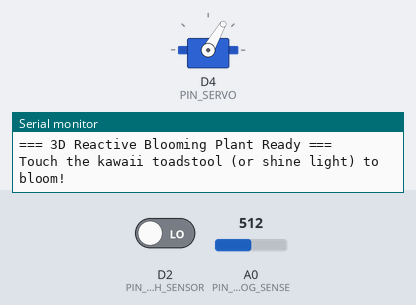
Bench run of a sketch on a simulated ESP8266 (NodeMCU). On the bench: servo, the last lines printed to the serial monitor. Inputs (shaded band) come from the test bench; at power-on: A0 (PIN_ANALOG_SENSE) = 512, D2 (PIN_TOUCH_SENSOR) LOW.

Above: at 1.8 s.
1.9 s: A0 (PIN_ANALOG_SENSE) set to 544
3.4 s: A0 (PIN_ANALOG_SENSE) set to 574
At 8.2 s:
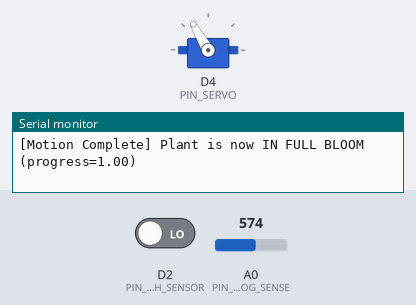
Timing chart, 0 to 9.7 s (numbered marks = the images above; inputs shaded):
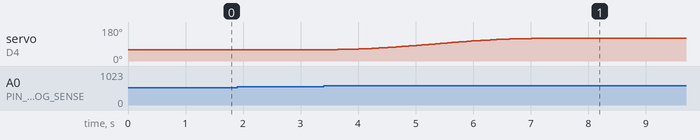

Measured:
- the behaviour switches between 559 and 560 on A0 (PIN_ANALOG_SENSE) (found by bisection; images 0 and 1)
- after the input at 1.9 s, every drawn part: stays the same
- after the input at 3.4 s, servo on D4 (PIN_SERVO): moves from 60° to 120° over 3.4 s, starting after 0.25 s

The sketch:

reactive_bloom.ino
```cpp
/**
 * Reactive Blooming Plant Firmware (`reactive_bloom.ino`)
 * Target MCU: NodeMCU (ESP8266 ESP-12E) or ESP32 DevKit
 * Actuator  : SG90 / MG90S Micro Servo inside `pot_base` (mounted on `soil_lid` cradle)
 * Sensor    : TTP223 Capacitive Touch Sensor (or LDR Photoresistor) inside `sensor_toadstool`
 *
 * Mechanical Coupling (Single Servo -> 3 Synchronized Kinetic Motions via 1.75mm Filament Core):
 *   1. Staggered 6-Petal Lotus Head (`stamen_piston` + 3x `petal_inner` + 3x `petal_outer`):
 *      Sweeps 67.7 deg from Closed Bud (dz = -5.0 mm) to Full Open Bloom (dz = +5.0 mm).
 *   2. Articulated Stem Leaves (`leaf_collar` + 2x `stem_leaf` at Z = 132.0 mm):
 *      Sweeps 72.0 deg from Wilted/Drooping (-36.0 deg) to Perked/Proud (+36.0 deg).
 *   3. Pop-Up Baby Sprout (`bottom_plunger` + `baby_sprout` on `soil_lid`):
 *      Rises +10.0 mm out of its mossy burrow when satisfied, hides when dissatisfied.
 */

#include <Arduino.h>
#if defined(ESP8266)
  #include <Servo.h>
#elif defined(ESP32)
  #include <ESP32Servo.h>
#else
  #include <Servo.h>
#endif

// ---------------------------------------------------------------------------
// PIN DEFINITIONS & CALIBRATION CONSTANTS
// ---------------------------------------------------------------------------
constexpr uint8_t PIN_SERVO        = D4;   // GPIO2 on NodeMCU ESP8266
constexpr uint8_t PIN_TOUCH_SENSOR = D2;   // GPIO4: TTP223 Touch Sensor inside `sensor_toadstool`
constexpr uint8_t PIN_ANALOG_SENSE = A0;   // Optional LDR / Soil Moisture analog input

// Servo Horn Angles (with R_horn = 10.0 mm driving +/- 5.0 mm vertical stroke):
//   dz = R_horn * sin(theta - theta_mid)  ==>  +/- 30 deg around 90 deg neutral!
constexpr float SERVO_ANGLE_CLOSED = 60.0f;   // dz = -5.0 mm (Closed Bud, Leaves Droop -36°, Sprout Hides)
constexpr float SERVO_ANGLE_OPEN   = 120.0f;  // dz = +5.0 mm (Open Bloom, Leaves Perk +36°, Sprout Pops Up)

// Smooth Botanical Motion Durations (milliseconds):
constexpr uint32_t BLOOM_OPEN_DURATION_MS  = 3800;  // 3.8s slow, graceful morning bloom
constexpr uint32_t BLOOM_CLOSE_DURATION_MS = 4600;  // 4.6s gentle, sleepy evening close

// Analog threshold with hysteresis (prevents chatter near boundary):
constexpr int ANALOG_SATISFIED_HIGH = 560;
constexpr int ANALOG_SATISFIED_LOW  = 460;
constexpr bool USE_TOUCH_TOGGLE     = true;   // Touching the toadstool toggles or satisfies the plant

// ---------------------------------------------------------------------------
// STATE VARIABLES
// ---------------------------------------------------------------------------
Servo bloomServo;

bool isConditionSatisfied = false;
bool touchLatchState      = false;
bool lastTouchReading     = false;
uint32_t lastDebounceMs   = 0;

float currentProgress     = 0.0f;  // 0.0 = Fully Closed (dz = -5 mm), 1.0 = Fully Open (dz = +5 mm)
float startProgress       = 0.0f;
float targetProgress      = 0.0f;
uint32_t transitionStartMs = 0;
uint32_t transitionDurMs   = BLOOM_OPEN_DURATION_MS;
bool isMoving             = false;
bool servoAttached        = false;

// Cosine S-Curve Easing: zero velocity at start and end for organic, silent motion
float easeInOutSine(float t) {
  if (t <= 0.0f) return 0.0f;
  if (t >= 1.0f) return 1.0f;
  return 0.5f * (1.0f - cosf(PI * t));
}

void startBloomTransition(float newTarget) {
  if (fabsf(newTarget - targetProgress) < 0.001f) {
    return;
  }
  startProgress     = currentProgress;
  targetProgress    = constrain(newTarget, 0.0f, 1.0f);
  float delta       = fabsf(targetProgress - startProgress);
  uint32_t baseDur  = (targetProgress > startProgress) ? BLOOM_OPEN_DURATION_MS : BLOOM_CLOSE_DURATION_MS;
  transitionDurMs   = max<uint32_t>(250, static_cast<uint32_t>(baseDur * delta));
  transitionStartMs = millis();
  isMoving          = true;

  if (!servoAttached) {
    bloomServo.attach(PIN_SERVO, 500, 2400);
    servoAttached = true;
  }
}

void setup() {
  Serial.begin(115200);
  pinMode(PIN_TOUCH_SENSOR, INPUT);

  bloomServo.attach(PIN_SERVO, 500, 2400);
  servoAttached = true;
  bloomServo.write(static_cast<int>(SERVO_ANGLE_CLOSED));
  delay(600);
  bloomServo.detach();
  servoAttached = false;

  Serial.println(F("\n=== 3D Reactive Blooming Plant Ready ==="));
  Serial.println(F("Touch the kawaii toadstool (or shine light) to bloom!"));
}

void loop() {
  const uint32_t now = millis();

  // 1. Read Capacitive Touch Sensor inside `sensor_toadstool` (with 50ms debounce)
  bool rawTouch = digitalRead(PIN_TOUCH_SENSOR) == HIGH;
  if (rawTouch != lastTouchReading && (now - lastDebounceMs) > 50) {
    lastDebounceMs = now;
    lastTouchReading = rawTouch;
    if (rawTouch && USE_TOUCH_TOGGLE) {
      touchLatchState = !touchLatchState;
      Serial.printf("[Sensor] Toadstool touched! Toggle state -> %s\n",
                    touchLatchState ? "SATISFIED (BLOOM)" : "DISSATISFIED (CLOSE)");
    }
  }

  // 2. Read Analog Condition (e.g. LDR Sunlight or Soil Moisture with hysteresis)
  int analogVal = analogRead(PIN_ANALOG_SENSE);
  bool analogSatisfied = isConditionSatisfied
                           ? (analogVal >= ANALOG_SATISFIED_LOW)
                           : (analogVal >= ANALOG_SATISFIED_HIGH);

  isConditionSatisfied = touchLatchState || analogSatisfied;
  startBloomTransition(isConditionSatisfied ? 1.0f : 0.0f);

  // 3. Non-Blocking Sine-Eased Servo Trajectory Update (20ms / 50Hz frame rate)
  if (isMoving) {
    uint32_t elapsed = now - transitionStartMs;
    float u = static_cast<float>(elapsed) / static_cast<float>(transitionDurMs);
    if (u >= 1.0f) {
      currentProgress = targetProgress;
      isMoving = false;
    } else {
      float eased = easeInOutSine(u);
      currentProgress = startProgress + (targetProgress - startProgress) * eased;
    }

    float servoDeg = SERVO_ANGLE_CLOSED + currentProgress * (SERVO_ANGLE_OPEN - SERVO_ANGLE_CLOSED);
    // Write microsecond pulse for sub-degree smoothness (500us = 0 deg, 2400us = 180 deg)
    int pulseUs = static_cast<int>(500.0f + (servoDeg / 180.0f) * 1900.0f);
    bloomServo.writeMicroseconds(pulseUs);

    // Detach servo 300ms after reaching target to prevent idle hum/power drain
    if (!isMoving && servoAttached) {
      delay(250);
      bloomServo.detach();
      servoAttached = false;
      Serial.printf("[Motion Complete] Plant is now %s (progress=%.2f)\n",
                    (currentProgress > 0.5f) ? "IN FULL BLOOM" : "CLOSED BUD", currentProgress);
    }
  }

  delay(20);
}
```
